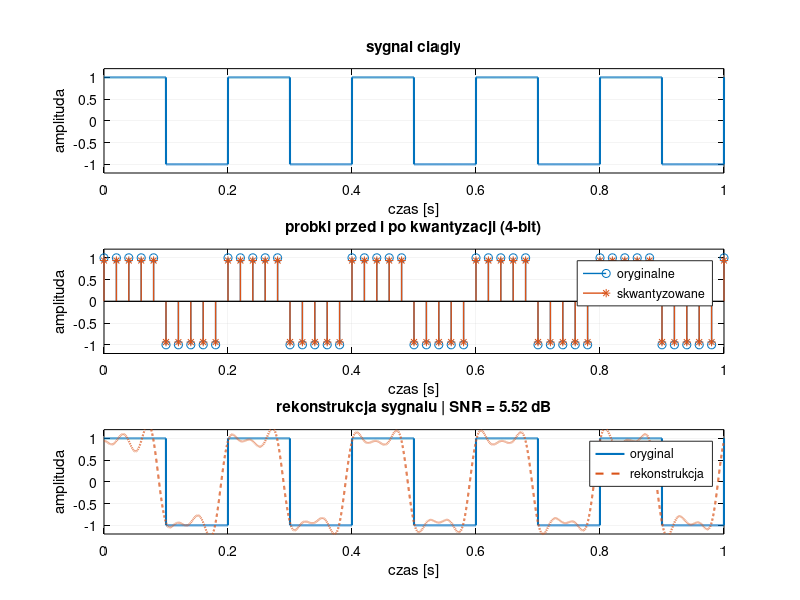

Reproduce this figure in MATLAB.
czestotliwosc_sygnalu = 5;          
amplituda = 1;                      
czas_ciagly = 0:0.0001:1;           
czestotliwosc_probkowania = 50;     
okres_probkowania = 1/czestotliwosc_probkowania;  
czas_dyskretny = 0:okres_probkowania:1;   

% WARIANT A: Sinusoidalny
%sygnal_ciagly = amplituda * sin(2*pi*czestotliwosc_sygnalu*czas_ciagly); 
%sygnal_dyskretny = amplituda * sin(2*pi*czestotliwosc_sygnalu*czas_dyskretny); 

%WARIANT B: Prostokątny
sygnal_ciagly = amplituda * square(2*pi*czestotliwosc_sygnalu*czas_ciagly); 
sygnal_dyskretny = amplituda * square(2*pi*czestotliwosc_sygnalu*czas_dyskretny);

liczba_bitow = 4;
liczba_poziomow = 2^liczba_bitow;
krok_kwantyzacji = 2*amplituda / liczba_poziomow;

indeksy = round((sygnal_dyskretny + amplituda)/krok_kwantyzacji - 0.5);
indeksy = max(0, min(liczba_poziomow-1, indeksy));
sygnal_skwantowany = indeksy * krok_kwantyzacji - amplituda + krok_kwantyzacji/2;

sygnal_rek_calkowity = zeros(size(czas_ciagly));
sygnal_rek_bez_kwantyzacji = zeros(size(czas_ciagly));

for i = 1:length(czas_dyskretny)
    kernel_sinc = sinc((czas_ciagly - czas_dyskretny(i)) / okres_probkowania);
    
    sygnal_rek_calkowity = sygnal_rek_calkowity + sygnal_skwantowany(i) * kernel_sinc;
    
    sygnal_rek_bez_kwantyzacji = sygnal_rek_bez_kwantyzacji + sygnal_dyskretny(i) * kernel_sinc;
end

SNR_po_probkowaniu = 10*log10(mean(sygnal_ciagly.^2) / mean((sygnal_ciagly - sygnal_rek_bez_kwantyzacji).^2));
SNR_po_kwantyzacji = 10*log10(mean(sygnal_dyskretny.^2) / mean((sygnal_dyskretny - sygnal_skwantowany).^2));
SNR_calkowity = 10*log10(mean(sygnal_ciagly.^2) / mean((sygnal_ciagly - sygnal_rek_calkowity).^2));

fprintf('SNR przed probkowaniem: inf dB\n');
fprintf('SNR po probkowaniu: %.2f dB\n', SNR_po_probkowaniu);
fprintf('SNR po kwantyzacji: %.2f dB\n', SNR_po_kwantyzacji);
fprintf('SNR calkowity: %.2f dB\n', SNR_calkowity);

kolor_oryg = [0 0.4470 0.7410]; kolor_przetw = [0.8500 0.3250 0.0980];
fig = figure('Position', [100, 100, 800, 800], 'Color', 'w');
ustawienia = {'Color', 'w', 'XColor', 'k', 'YColor', 'k', 'GridColor', [0.7 0.7 0.7]};

% Wykres 1
subplot(3,1,1); 
plot(czas_ciagly, sygnal_ciagly, 'Color', kolor_oryg, 'LineWidth', 1.5);
set(gca, ustawienia{:}); grid on; title('sygnal ciagly', 'Color', 'k');
xlabel('czas [s]'); ylabel('amplituda'); ylim([-1.2 1.2]);

% Wykres 2
subplot(3,1,2);
stem(czas_dyskretny, sygnal_dyskretny, 'Color', kolor_oryg, 'Marker', 'o', 'LineWidth', 1); hold on;
stem(czas_dyskretny, sygnal_skwantowany, 'Color', kolor_przetw, 'Marker', '*', 'LineWidth', 1); hold off;
set(gca, ustawienia{:}); grid on; title('probki przed i po kwantyzacji (4-bit)', 'Color', 'k');
xlabel('czas [s]'); ylabel('amplituda'); ylim([-1.2 1.2]);
legend('oryginalne', 'skwantyzowane', 'Location', 'northeast');

% Wykres 3
subplot(3,1,3);
plot(czas_ciagly, sygnal_ciagly, 'Color', kolor_oryg, 'LineWidth', 1.5); hold on;
plot(czas_ciagly, sygnal_rek_calkowity, '--', 'Color', kolor_przetw, 'LineWidth', 1.5); hold off;
set(gca, ustawienia{:}); grid on; title(sprintf('rekonstrukcja sygnalu | SNR = %.2f dB', SNR_calkowity), 'Color', 'k');
xlabel('czas [s]'); ylabel('amplituda'); ylim([-1.2 1.2]);
legend('oryginal', 'rekonstrukcja', 'Location', 'northeast');
